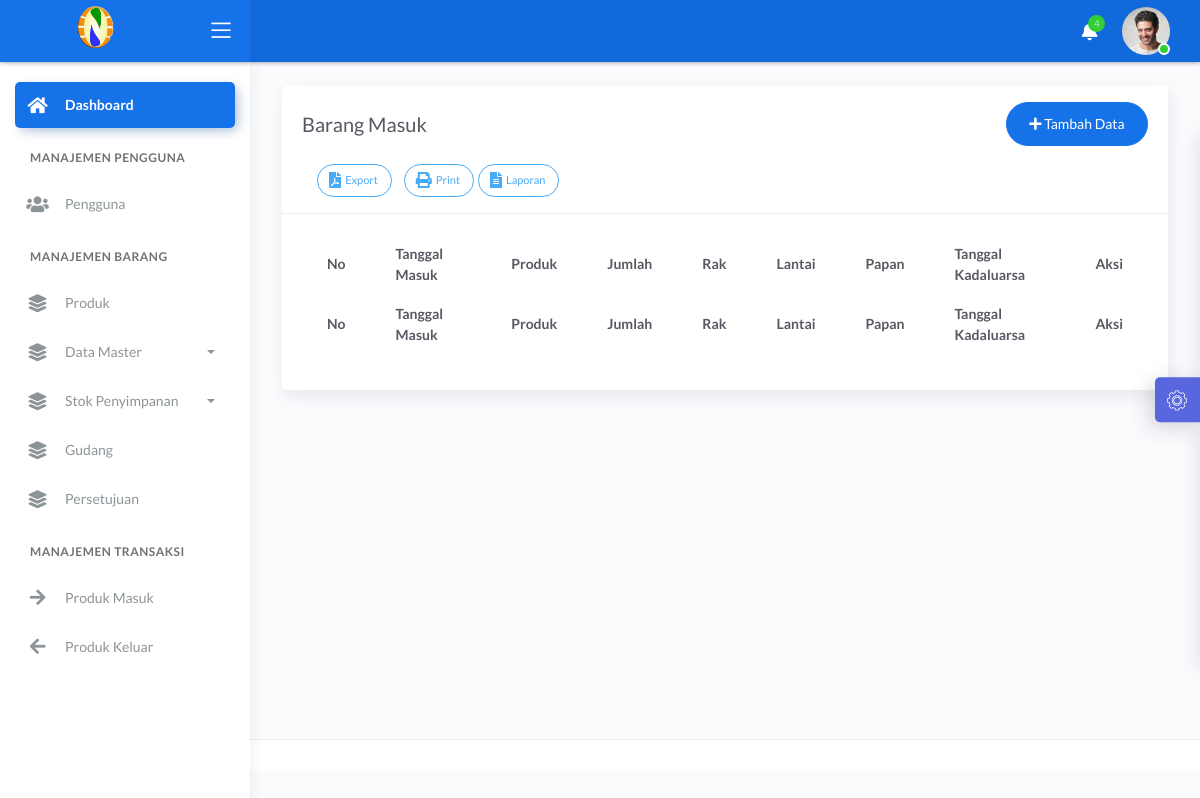
Page /index.php/barang_masuk on the earlier database version.
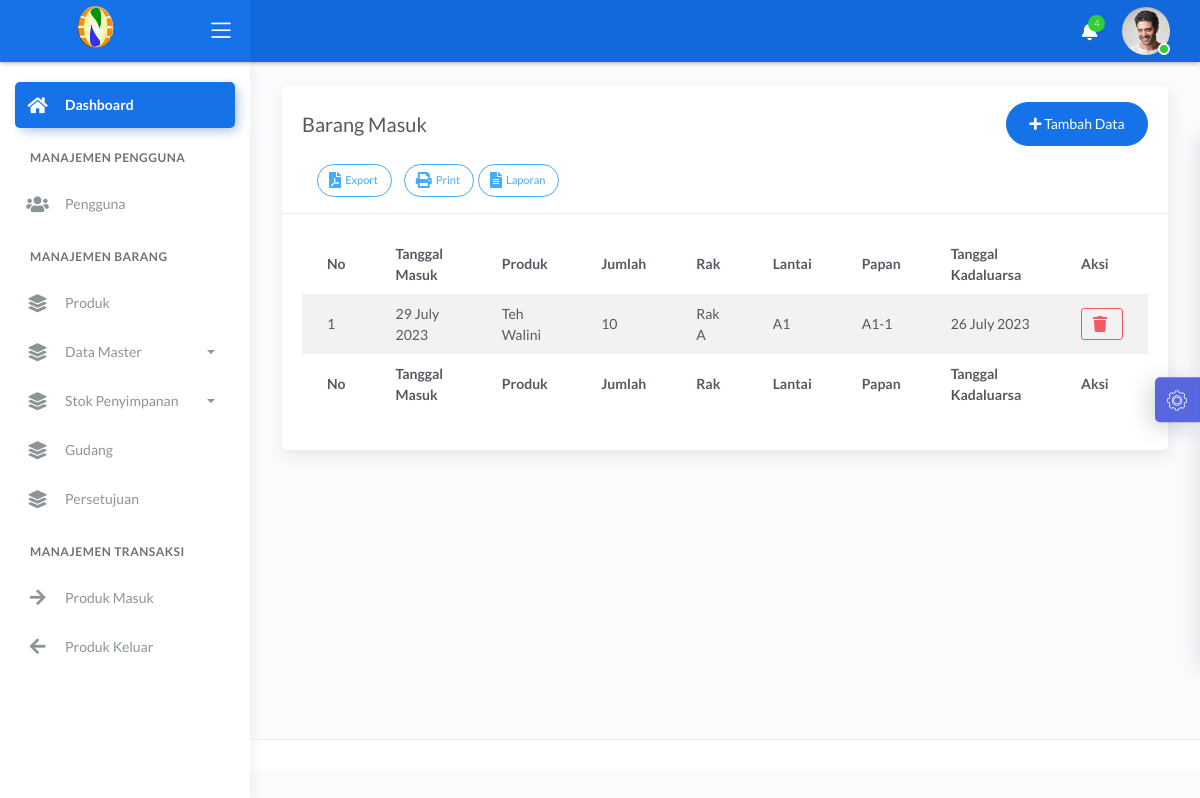
Same page on the later database version.
### tables this page shows
CREATE TABLE `tb_barang_masuk` (
  `id_masuk` int(11) NOT NULL,
  `id_barang` int(11) NOT NULL,
  `id_rak` int(11) NOT NULL,
  `id_lantai` int(11) NOT NULL,
  `id_papan` int(11) NOT NULL,
  `jumlah` int(11) NOT NULL,
  `tanggal_masuk` date NOT NULL,
  `tanggal_kadaluarsa` date NOT NULL
);

CREATE TABLE `tb_barang` (
  `id_barang` int(11) NOT NULL,
  `id_rak` int(11) NOT NULL,
  `kode_produk` varchar(50) NOT NULL,
  `nama_produk` varchar(50) NOT NULL,
  `unit_produk` int(11) NOT NULL
);

CREATE TABLE `tb_rak` (
  `id_rak` int(11) NOT NULL,
  `kode_rak` varchar(30) NOT NULL,
  `kapasitas` int(20) NOT NULL
);

CREATE TABLE `tb_lantai` (
  `id_lantai` int(11) NOT NULL,
  `id_rak` int(11) NOT NULL,
  `kode_lantai` varchar(20) NOT NULL,
  `no_urut` int(11) NOT NULL,
  `kapasitas_lantai` int(11) NOT NULL
);

CREATE TABLE `tb_papan` (
  `id_papan` int(11) NOT NULL,
  `id_rak` int(11) NOT NULL,
  `id_lantai` int(11) NOT NULL,
  `kode_papan` varchar(30) NOT NULL,
  `no_urut` int(11) NOT NULL,
  `kapasitas_papan` int(11) NOT NULL
);

### application/controllers/Barang_masuk.php (called while the page is built, shortened)
<?php
class Barang_masuk extends CI_Controller
{
    public function __construct()
    {
        $this->load->model('M_barang_masuk');
        $this->load->model('M_lantai');
        $this->load->model('M_barang');
    }
    public function index()
    {
        $data['title'] = 'Barang Masuk';
        $data['bm'] = $this->M_barang_masuk->tampil();
        $data['barang'] = $this->M_barang->tampil();
        $this->load->view('Template/header', $data);
        $this->load->view('Template/topbar');
        $this->load->view('Template/sidebar');
        $this->load->view('Barang_masuk/index', $data);
        $this->load->view('Template/footer');
    }
}

### index.php (called while the page is built, shortened)
<?php
require_once BASEPATH.'core/CodeIgniter.php';

### application/models/M_barang_masuk.php (called while the page is built, shortened)
<?php
class M_barang_masuk extends CI_Model
{
    function tampil()
    {
        $this->db->select('*');
        $this->db->from('tb_barang_masuk bm');
        $this->db->join('tb_barang brg', 'brg.id_barang = bm.id_barang');
        $this->db->join('tb_rak r', 'r.id_rak = bm.id_rak');
        $this->db->join('tb_lantai l', 'l.id_lantai = bm.id_lantai');
        $this->db->join('tb_papan p', 'p.id_papan = bm.id_papan');
        return $this->db->get()->result_array();
    }
}

### application/views/Barang_masuk/index.php (the view, shortened to what the changed rows need)
<div class="content">
    <div class="page-inner">
        <div class="row">
            <div class="col-md-12">
                <div class="card">
                    <div class="card-body">
                        <div class="table-responsive">
                            <table id="multi-filter-select" class="display table table-striped table-hover">
                                <thead>
                                    <tr>
                                        <th>No</th>
                                        <th>Tanggal Masuk</th>
                                        <th>Produk</th>
                                        <th>Jumlah</th>
                                        <th>Rak</th>
                                        <th>Lantai</th>
                                        <th>Papan</th>
                                        <th>Tanggal Kadaluarsa</th>
                                        <th>Aksi</th>
                                    </tr>
                                </thead>
                                <tfoot>
                                    <tr>
                                        <th>No</th>
                                        <th>Tanggal Masuk</th>
                                        <th>Produk</th>
                                        <th>Jumlah</th>
                                        <th>Rak</th>
                                        <th>Lantai</th>
                                        <th>Papan</th>
                                        <th>Tanggal Kadaluarsa</th>
                                        <th>Aksi</th>
                                    </tr>
                                </tfoot>
                                <tbody>
                                    <?php
                                    $no = 1;
                                    foreach ($bm as $key => $value) { ?>
                                        <tr>
                                            <td><?= $no++; ?></td>
                                            <td><?= date('d F Y', strtotime($value['tanggal_masuk'])) ?></td>
                                            <td><?= $value['nama_produk']; ?></td>
                                            <td><?= $value['jumlah']; ?></td>
                                            <td><?= $value['kode_rak']; ?></td>
                                            <td><?= $value['kode_lantai']; ?></th>
                                            <td><?= $value['kode_papan']; ?></td>
                                            <td><?= date('d F Y', strtotime($value['tanggal_kadaluarsa'])) ?></td>
                                            <td>
                                                <button onclick="Hapus(<?= $value['id_masuk'] ?>)" class="btn btn-danger btn-border btn-sm">
                                                    <span class="btn-label">
                                                    </span>
                                                </button>
                                            </td>
                                        </tr>
                                    <?php
                                    }
                                    ?>
                                </tbody>
                            </table>
                        </div>
                    </div>
                </div>
            </div>
        </div>
    </div>
</div>

Differences in the rows shown:
added tb_barang_masuk: tanggal_masuk "29 July 2023", id_barang.nama_produk "Teh Walini", jumlah "10", id_rak.kode_rak "Rak A", id_lantai.kode_lantai "A1", id_papan.kode_papan "A1-1", tanggal_kadaluarsa "26 July 2023"
